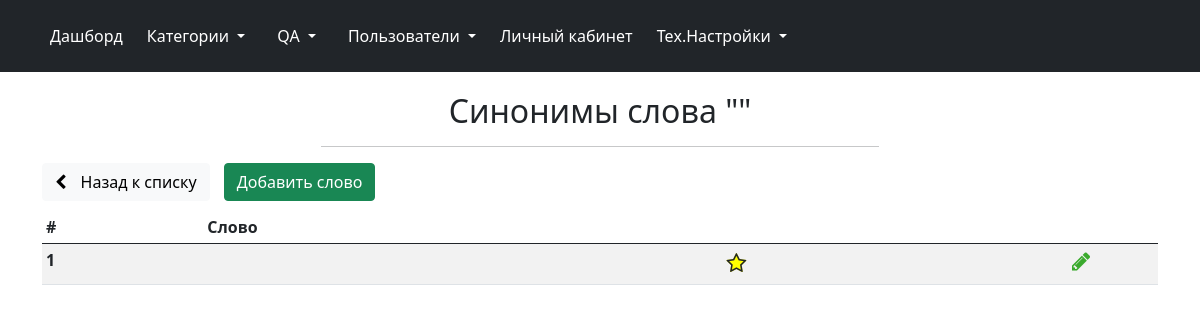
Before: /admin/synonyms/replacement?word_id=17 (signed in) with the older database file.
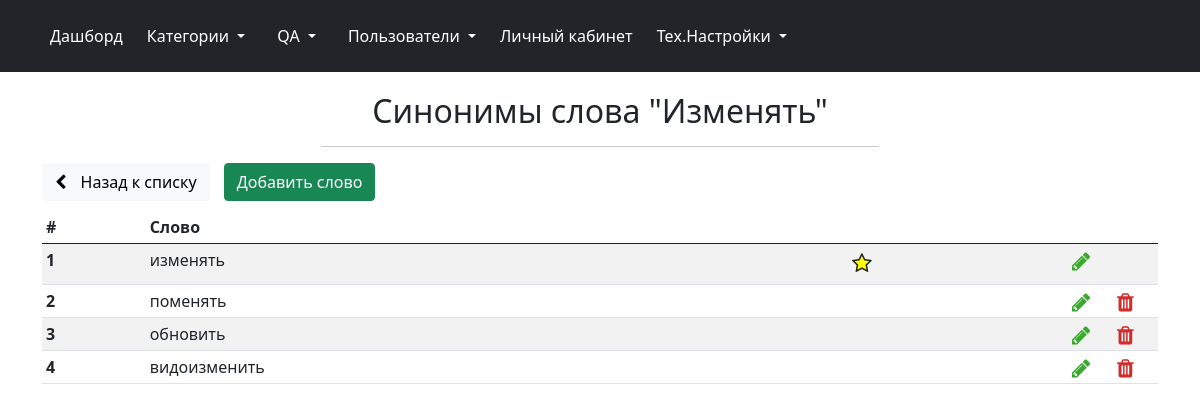
After: the same page with the newer database file.
### models.py (models this page shows, shortened)
class SynonymousWords(db.Model):
    id = db.Column(db.Integer, primary_key=True)
    word = db.Column(db.String(100), nullable=False)
    synonym_id = db.Column(db.Integer)

### admin/admin.py (the view)
@admin.route('/synonyms/replacement')
@login_required
def synonyms_replacement():
    if not current_user.right_synonym:
        return render_template('admin/access_denied.html')
    add_synonyms_dependent_form = forms.AddSynonymsDependentForm()
    edit_synonyms_dependent_form = forms.EditSynonymsDependentForm()
    delete_synonyms_dependent_form = forms.DeleteSynonymsDependentForm()
    main_word_id = request.args.get("word_id")
    if main_word_id is None:
        return "Слова синонима нет"
    else:
        try:
            main_word_id = int(main_word_id)
        except ValueError:
            return "ID слова должен быть числом"
        try:
            synonyms = SynonymousWords.query
            main_word = synonyms.get(main_word_id)
            synonyms = synonyms.filter(SynonymousWords.synonym_id == main_word_id)
        except(NameError, AttributeError):
            return "Ошибка чтения из БД"
    return render_template('admin/synonyms_replacement.html', add_synonyms_dependent_form=add_synonyms_dependent_form,
                           edit_synonyms_dependent_form=edit_synonyms_dependent_form,
                           delete_synonyms_dependent_form=delete_synonyms_dependent_form,
                           main_word=main_word, synonyms=synonyms, word_id=main_word_id)

### app.py (called while the page is built)
@login_manager.user_loader
def load_user(user_id):
    return Users.query.get(user_id)

### admin/templates/admin/synonyms_replacement.html (shortened to what this page needs)
{% extends 'admin/base.html' %}
{% import "admin/macros.html" as macros %}
{% block page_header %}
Синонимы слова "{{ main_word.word | capitalize }}"
{% endblock %}
{% block body %}
<div class="btn_container">
	<a class="btn btn-light button_active" href="{{ url_for('.synonyms') }}" role="button">
		<i class="fa fa-chevron-left" aria-hidden="true" style="margin-right: 10px;"></i>
		Назад к списку
	</a>
	<button type="button" class="btn btn-success button_active" data-bs-toggle="modal" data-bs-target="#addModal">
		Добавить слово
	</button>
</div>
<table class="table table-striped table-sm">
	<thead>
		<tr>
			<th scope="col">#</th>
			<th scope="col">Слово</th>
			<th scope="col"></th>
			<th scope="col"></th>
			<th scope="col"></th>
		</tr>
	</thead>
	<tbody>
		<tr class="table_line_item" data-id="{{ main_word.id }}" data-name="{{ main_word.word }}">
			<th scope="row"></th>
			<td>{{ main_word.word }}</td>
			<td>
				<span class="fa-stack">
					<i class="fa fa-star fa-stack-1x fa-lg"></i>
					<i class="fa fa-star-o fa-stack-1x fa-lg"></i>
				</span>
			</td>
			<td scope="col" width="45"><i class="fa fa-pencil fa-lg table_action_icon edit_icon category_table" aria-hidden="true" data-bs-toggle="modal" data-bs-target="#editModal"></i></td>
			<td scope="col" width="45"></td>
		</tr>
		{% for synonym in synonyms %}
		<tr class="table_line_item" data-id="{{ synonym.id }}" data-name="{{ synonym.word }}">
			<th scope="row"></th>
			<td>{{ synonym.word }}</td>
			<th scope="col"></th>
			<td scope="col" width="45"><i class="fa fa-pencil fa-lg table_action_icon edit_icon category_table" aria-hidden="true" data-bs-toggle="modal" data-bs-target="#editModal" title="Редактировать"></i></td>
			<td scope="col" width="45"><i class="fa fa-trash fa-lg table_action_icon delete_icon category_table" aria-hidden="true" data-bs-toggle="modal" data-bs-target="#deleteModal" title="Удалить"></i></td>
		</tr>
		{% endfor %}
	</tbody>
</table>
{% endblock %}

### admin/templates/admin/base.html (shortened to what this page needs)
<!DOCTYPE html>
<html lang="ru">
<head>
	<link href="https://cdn.jsdelivr.net/npm/bootstrap@5.0.1/dist/css/bootstrap.min.css" rel="stylesheet">
	<link rel="stylesheet" href="{{ url_for('static', filename='libraries/css/font-awesome.min.css') }}">
	<link rel="stylesheet" href="{{ url_for('.static', filename='css/style.css') }}">
</head>
<body>
	<header class="p-3 bg-dark text-white">
		<div class="container">
			<div class="d-flex flex-wrap align-items-center justify-content-center justify-content-lg-start">
				<ul class="nav col-12 col-lg-auto me-lg-auto mb-2 justify-content-center mb-md-0">
					<li><a href="{{ url_for('.index') }}" class="nav-link px-2 text-white">Дашборд</a></li>
					<li class="nav-item dropdown">
						<a class="nav-link dropdown-toggle text-white" href="{{ url_for('.category') }}" id="navbarDropdown" role="button" aria-expanded="false">
							Категории
						</a>
					</li>
					<li class="nav-item dropdown">
						<a class="nav-link dropdown-toggle text-white" href="{{ url_for('.qa') }}" id="navbarDropdown" role="button" aria-expanded="false">
							QA
						</a>
					</li>
					<li class="nav-item dropdown">
						<a class="nav-link dropdown-toggle text-white" href="{{ url_for('.users') }}" id="navbarDropdown" role="button" aria-expanded="false">
							Пользователи
						</a>
					</li>
					<li><a href="{{ url_for('.account') }}" class="nav-link px-2 text-white">Личный кабинет</a></li>
					<li class="nav-item dropdown">
						<span class="nav-link dropdown-toggle text-white" id="navbarDropdown" role="button" aria-expanded="false">
							Тех.Настройки
						</span>
					</li>
				</ul>
			</div>
		</div>
	</header>
	<div class="container">
		<div class="col-6 offset-3">
			<h2 class="account_title">{% block page_header %}{% endblock %}</h2>
			<hr>
		</div>
		{% block body %}{% endblock %}
	</div>
</body>
</html>

### admin/static/css/style.css (style rules this page uses)
header { margin-bottom: 20px; }
.delete_icon { color: #d12d2d; }
.edit_icon { color: #3aaa2d; }
.table_action_icon { cursor: pointer; }
.fa-star { color: yellow; }
.account_title, .change_psswd { text-align: center; }
.btn_container { margin-bottom: 10px; }
.button_active { margin-right: 10px; }

Changed rows visible on the page:
added SynonymousWords: word "Изменять", word "изменять"
added SynonymousWords: word "поменять"
added SynonymousWords: word "обновить"
added SynonymousWords: word "видоизменить"
